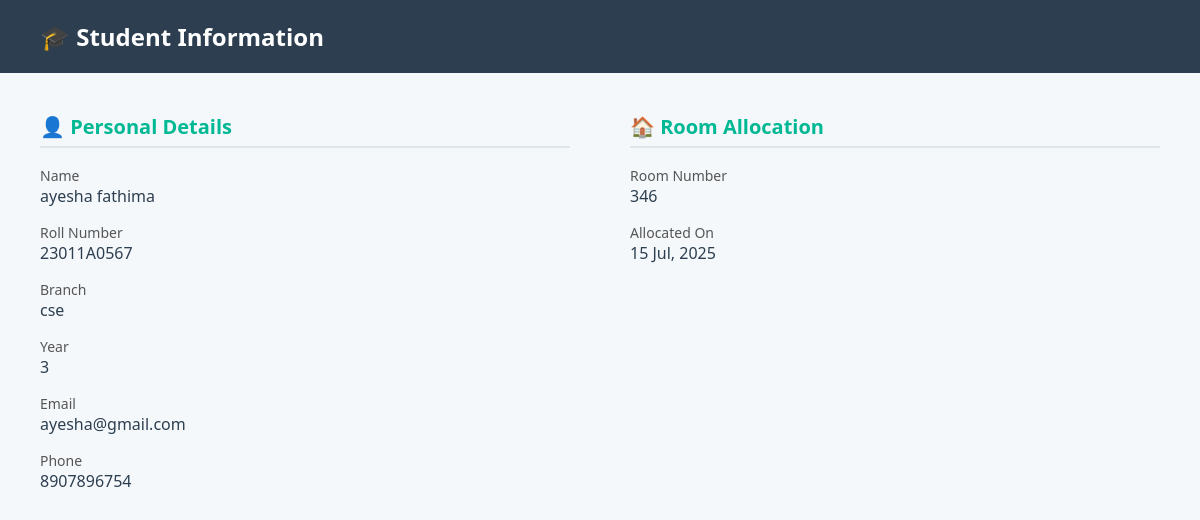
/view_details/ (signed in), run on the app's committed database.
### chandana/models.py (models this page shows, shortened)
class student(models.Model):
    name = models.CharField(max_length=50)
    rollno = models.CharField(max_length=50)
    branch = models.CharField(max_length=50)
    admission_year = models.IntegerField()
    Email = models.EmailField(help_text="Enter Your Email address")
    phonenumber = models.CharField(max_length=15)
    password = models.CharField(max_length=100, blank=True, null=True)
    @property
    def current_year(self):
        today = date.today()
        delta = today.year - self.admission_year
        if today.month < 7:
            delta -= 1
        return min(delta + 1, 4)

class RoomAllocation(models.Model):
    student = models.OneToOneField(student, on_delete=models.CASCADE)
    room = models.ForeignKey(rooms, on_delete=models.CASCADE)
    allocated_on = models.DateTimeField(auto_now_add=True)

class rooms(models.Model):
    roomno=models.CharField(max_length=10,unique=True)
    totalbeds=models.IntegerField()

### chandana/views.py (the view)
# urls.py: path('view_details/',views.view_details,name='view_details'),
def view_details(request):
    student_id = request.session.get('student_id')
    student_obj = get_object_or_404(student, id=student_id)
    allocation = RoomAllocation.objects.filter(student=student_obj).first()
    tips = [
        "Stay hydrated throughout the day.",
        "Attend all your classes for maximum benefit.",
        "Back up your work regularly.",
        "Use the library for peaceful study.",
        "Don’t forget to network with your batchmates.",
        "Organize your tasks with a planner.",
        "Sleep well before exams — it improves memory!"
    ]
    tip_of_the_day = tips[random.randint(1,7)]
    return render(request, "view_details.html", {
        "student": student_obj,
        "allocation": allocation,
        "tip_of_the_day": tip_of_the_day
    })

### chandana/templates/view_details.html (shortened to what this page needs)
<!DOCTYPE html>
<html lang="en">
<head>
</head>
<body>
<header>🎓 Student Information</header>
<div class="container">
  <div class="section">
    <h2>👤 Personal Details</h2>
    <div class="detail-row">
      <div class="label">Name</div>
      <div class="value">{{ student.name }}</div>
    </div>
    <div class="detail-row">
      <div class="label">Roll Number</div>
      <div class="value">{{ student.rollno }}</div>
    </div>
    <div class="detail-row">
      <div class="label">Branch</div>
      <div class="value">{{ student.branch }}</div>
    </div>
    <div class="detail-row">
      <div class="label">Year</div>
      <div class="value">{{ student.current_year }}</div>
    </div>
    <div class="detail-row">
      <div class="label">Email</div>
      <div class="value">{{ student.Email }}</div>
    </div>
    <div class="detail-row">
      <div class="label">Phone</div>
      <div class="value">{{ student.phonenumber }}</div>
    </div>
  </div>
  <div class="section">
    <h2>🏠 Room Allocation</h2>
    <div class="detail-row">
      <div class="label">Room Number</div>
      <div class="value">
        {% if allocation %}{{ allocation.room.roomno }}{% else %}Not Allocated{% endif %}
      </div>
    </div>
    <div class="detail-row">
      <div class="label">Allocated On</div>
      <div class="value">
        {% if allocation %}{{ allocation.allocated_on|date:"d M, Y" }}{% else %}N/A{% endif %}
      </div>
    </div>
  </div>
</div>
</body>
</html>

### chandana/templates/view_details.html (style rules this page uses)
:root { --primary: #2c3e50; --accent: #00b894; --background: #f5f8fa; --text: #2c3e50; --muted: #555; --line: #dfe6e9; }
* { margin: 0; padding: 0; box-sizing: border-box; }
body { font-family: 'Segoe UI', sans-serif; background: var(--background); color: var(--text); }
header { background: var(--primary); color: white; padding: 20px 40px; font-size: 24px; font-weight: 600; }
.container { display: flex; padding: 40px; justify-content: space-between; gap: 60px; flex-wrap: wrap; }
.section { flex: 1; min-width: 320px; }
.section h2 { font-size: 20px; margin-bottom: 18px; color: var(--accent); border-bottom: 2px solid var(--line); padding-bottom: 6px; }
.detail-row { margin-bottom: 16px; }
.label { font-size: 14px; color: var(--muted); }
.value { font-size: 16px; font-weight: 500; color: var(--text); }

### data on the page
student: name "ayesha fathima", rollno "23011A0567", branch "cse", current_year "3", Email "ayesha@gmail.com", phonenumber "8907896754"
RoomAllocation: room.roomno "346", allocated_on "15 Jul, 2025"
